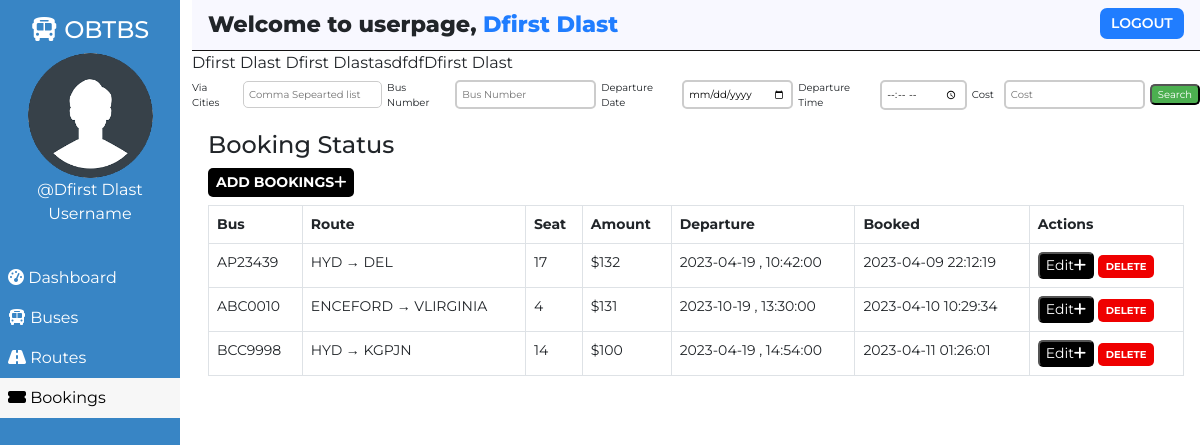
Page /Online_Bus_Portal/admin/user_booking.php (signed in) on the committed database.
### tables this page shows
CREATE TABLE `customers` (
  `id` int(100) NOT NULL,
  `customer_id` varchar(255) NOT NULL,
  `customer_name` varchar(30) NOT NULL,
  `customer_phone` varchar(10) NOT NULL,
  `customer_password` varchar(255) NOT NULL,
  `customer_created` datetime NOT NULL DEFAULT CURRENT_TIMESTAMP
);

CREATE TABLE `bookings` (
  `id` int(100) NOT NULL,
  `booking_id` varchar(255) NOT NULL DEFAULT '',
  `customer_id` varchar(255) NOT NULL,
  `route_id` varchar(255) NOT NULL,
  `customer_route` varchar(200) NOT NULL,
  `booked_amount` int(100) NOT NULL,
  `booked_seat` varchar(100) NOT NULL,
  `booking_created` datetime NOT NULL DEFAULT CURRENT_TIMESTAMP
);

CREATE TABLE `routes` (
  `id` int(100) NOT NULL,
  `route_id` varchar(255) NOT NULL,
  `bus_no` varchar(155) NOT NULL,
  `route_cities` varchar(255) NOT NULL,
  `route_from` varchar(255) NOT NULL,
  `route_to` varchar(255) NOT NULL,
  `route_dep_date` date NOT NULL,
  `route_journey_time` int(100) NOT NULL DEFAULT '0',
  `route_dep_time` time NOT NULL,
  `route_step_cost` int(100) NOT NULL,
  `route_created` datetime NOT NULL DEFAULT CURRENT_TIMESTAMP
);

### Online_Bus_Portal/assets/partials/_functions.php (called while the page is built, shortened)
<?php
    function get_from_table($conn, $table, $primaryKey, $pKeyValue, $toget)
    {
        $sql = "SELECT * FROM $table WHERE $primaryKey='$pKeyValue'";
        $result = mysqli_query($conn, $sql);
        $row = mysqli_fetch_assoc($result);
        if($row)
        {
            return $row["$toget"];
        }
        return false;
    }
?>

### Online_Bus_Portal/admin/user_booking.php (the view, shortened to what this page needs)
<!DOCTYPE html>
<html lang="en">
<head>
    <link href="https://cdn.jsdelivr.net/npm/bootstrap@5.0.1/dist/css/bootstrap.min.css" rel="stylesheet">
    <?php
        $page="booking";
    ?>
</head>
<body>
    <?php require '../assets/partials/_user-header.php';?>
    <?php echo $user_name?>
<?php
            $customer_name = $user_name;
            echo $customer_name;
            $sql= "SELECT * FROM `customers` WHERE customer_name = '$customer_name'";
            echo "asdfdf".$customer_name;
            $result= mysqli_query($conn,$sql);
            $row = mysqli_fetch_assoc($result);
            $customer_id = $row["customer_id"];
            ?>
    <form method="GET" style = " display: flex;
  flex-direction: row;
  align-items: center;
  font-size: 10px;  ">
  <label for="viaCities" style= "margin-right: 5px; " >Via Cities</label>
  <input type="text" name="viaCities" id="viaCities" placeholder="Comma Sepearted list" style = "
           padding: 5px;
     margin: 5px;
       border-radius: 5px;
       border: 1px solid #ccc;
">
  <br>
  <label for="busno" style= "margin-right: 5px;">Bus Number</label>
  <input type="text" name="busno" id="busno"  placeholder="Bus Number" style = "  margin: 5px;
    padding: 5px;
    border-radius: 5px;
    border: 2px solid #ccc;
    "
  <br>
  <label for="date" style= "margin-right: 5px;">Departure Date</label>
  <input type="date" name="dep_date" id="date" style = "  margin: 5px;
    padding: 5px;
    border-radius: 5px;
    border: 2px solid #ccc;
   " >
  <br>
 <label for="time" style= "margin-right: 5px;">Departure Time</label>
 <input type="time" name="dep_time" id="time" style = "   margin: 5px;
    padding: 5px;
    border-radius: 5px;
    border: 2px solid #ccc;
    ">
 <br>
<label for="stepCost" style= "margin-right: 5px;">Cost</label>
<input type="stepCost" name="cost" id="stepCost" placeholder="Cost" style = "   margin: 5px;
   padding: 5px;
   border-radius: 5px;
   border: 2px solid #ccc;
   ">
<br>
  <input type="submit" value="Search" style = " background-color: #4CAF50;
    color: white;
       border-radius: 5px;
    cursor: pointer; ">
</form>
        <?php
            $resultSql = "SELECT * FROM `bookings` WHERE `customer_id`='$customer_id'";
            $resultSqlResult = mysqli_query($conn, $resultSql);
            if(!mysqli_num_rows($resultSqlResult)){ ?>
                <div class="container mt-4">
                    <div id="noCustomers" class="alert alert-dark " role="alert">
                        <h1 class="alert-heading">No Bookings Found!!</h1>
                        <p class="fw-light">Be the first person to add one!</p>
                        <hr>
                        <div id="addCustomerAlert" class="alert alert-success" role="alert">
                                Click on <button id="add-button" class="button btn-sm"type="button"data-bs-toggle="modal" data-bs-target="#addModal">ADD <i class="fas fa-plus"></i></button> to add a booking!
                        </div>
                    </div>
                </div>
            <?php }
            else { ?>
            <section id="booking">
                <div id="head">
                    <h4>Booking Status</h4>
                </div>
                <div id="booking-results">
                    <div>
                        <button id="add-button" class="button btn-sm"type="button"data-bs-toggle="modal" data-bs-target="#addModal">Add Bookings<i class="fas fa-plus"></i></button>
                    </div>
                    <table class="table table-hover table-bordered">
                        <thead>
                            <th>Bus</th>
                            <th>Route</th>
                            <th>Seat</th>
                            <th>Amount</th>
                            <th>Departure</th>
                            <th>Booked</th>
                            <th>Actions</th>
                        </thead>
                        <?php
                            while($row = mysqli_fetch_assoc($resultSqlResult))
                            {
                                $id = $row["id"];
                                $route_id = $row["route_id"];
                                $bus_no = get_from_table($conn, "routes", "route_id", $route_id, "bus_no");
                                $route = $row["customer_route"];
                                $booked_seat = $row["booked_seat"];
                                $booked_amount = $row["booked_amount"];
                                $dep_date = get_from_table($conn, "routes", "route_id", $route_id, "route_dep_date");
                                $dep_time = get_from_table($conn, "routes", "route_id", $route_id, "route_dep_time");
                                $booked_timing = $row["booking_created"];
                        ?>
                        <tr>
                            <td>
                                <?php
                                    echo $bus_no;
                                ?>
                            </td>
                            <td>
                                <?php
                                    echo $route;
                                ?>
                            </td>
                            <td>
                                <?php
                                    echo $booked_seat;
                                ?>
                            </td>
                            <td>
                                <?php
                                    echo '$'.$booked_amount;
                                ?>
                            </td>
                            <td>
                                <?php
                                    echo $dep_date . " , ". $dep_time;
                                ?>
                            </td>
                            <td>
                                <?php
                                    echo $booked_timing;
                                ?>
                            </td>
                            <td>
                               <button id="add-button" class="edit" type="button" data-bs-toggle="modal" data-bs-target="#addModal">Edit<i class="fas fa-plus"></i></button>
                                <button class="button delete-button btn-sm" data-bs-toggle="modal" data-bs-target="#deleteModal"
                                data-id="<?php
                                                echo $id;?>" data-bookedseat="<?php
                                                echo $booked_seat;
                                            ?>" data-routeid="<?php
                                            echo $route_id;
                                        ?>"> Delete</button>
                            </td>
                        </tr>
                        <?php
                        }
                    ?>
                    </table>
                </div>
            </section>
            <?php } ?>
        </div>
    </main>
</body>
</html>

### Online_Bus_Portal/assets/partials/_user-header.php (shortened to what this page needs)
<?php
    require_once '_functions.php';
    $conn = db_connect();
    $user_id = $_SESSION['user_id'];
    $sql = "SELECT * FROM customers WHERE customer_id = '$user_id';";
    $result = mysqli_query($conn, $sql);
    if($row = mysqli_fetch_assoc($result))
    {
        $user_name = $row['customer_name'];
    }
?>
    <main id="container">
        <div id="sidebar">
            <h4><i class="fas fa-bus"></i> OBTBS</h4>
            <div>
                <img class="adminDp" src="../assets/img/userav-min.png" height="125px" alt="Admin Profile Pic">
                <p>
                    <?php  echo '@'.$user_name;  ?>
                </p>
                <p>Username</p>
            </div>
            <ul id="options">
                <li class="option <?php if($page=='dashboard'){ echo 'active';}?>">
                    <a href="./user_dashboard.php">
                    <i class="fas fa-tachometer-alt"></i> Dashboard
                    </a>
                </li>
                <li class="option <?php if($page=='bus'){ echo 'active';}?>">
                    <a href="./user_bus.php">
                    <i class="fas fa-bus"></i> Buses
                    </a>
                </li>
                <li class="option <?php if($page=='route'){ echo 'active';}?>">
                    <a href="./user_route.php">
                    <i class="fas fa-road"></i> Routes
                    </a>
                </li>
                <li class="option <?php if($page=='booking'){ echo 'active';}?>">
                    <a href="./user_booking.php">
                    <i class="fas fa-ticket-alt"></i> Bookings
                    </a>
                </li>
            </ul>
        </div>
        <div id="main-content">
            <section id="welcome">
                <ul>
                    <li class="welcome-item">Welcome to userpage,
                        <span id="USER">
                            <?php
                                echo $user_name;
                            ?>
                        </span>
                    </li>
                    <li class="welcome-item">
                        <button id="logout" class="btn-sm">
                            <a href="../assets/partials/_logout.php">LOGOUT</a>
                        </button>
                    </li>
                </ul>
            </section>

### Online_Bus_Portal/assets/styles/admin.php (style rules this page uses)
body { margin: 0; box-sizing: border-box; font-family: 'Montserrat', sans-serif; background-color: white; }
html { scroll-behavior: smooth; }
*, *::after, *::before { box-sizing: inherit; }
#USER { color: #207DFF; }
.adminDp { border-radius: 50%; }
#welcome { background-color: #F8F8FF; border-bottom: 1px solid rgb(19, 18, 18); }
#welcome ul { display: flex; justify-content: space-between; list-style-type: none; padding: 0; margin: 0; }
#welcome li { margin: 0 1rem; padding: 0.5rem 0; }
#welcome li:first-child { font-weight: 800; font-size: 1.4rem; }
#logout { padding: 0.3rem 0.7rem; background-color: #207DFF; font-weight: 600; outline: none; border: none; border-radius: 7px; }
#logout a { color: white; text-decoration: none; }
@media only screen and (min-width:1000px) { #sidebar { text-align: center; background-color: #3885c5; color: white; width: 15%; position: fixed; top: 0%; padding-top: 1rem; z-index: 2; height: 100vh; } }
@media only screen and (min-width:1000px) { #sidebar p { margin: 0; } }
@media only screen and (min-width:1000px) { #sidebar ul { margin-top: 2rem; } }
@media only screen and (min-width:1000px) { #options { list-style-type: none; text-align: left; padding-left: 0; } }
@media only screen and (min-width:1000px) { .option a { display: block; padding: 0.5rem; text-decoration: none; color: inherit; } }
@media only screen and (min-width:1000px) { .active { background-color:#f7f7f7; color:black; } }
@media only screen and (min-width:1000px) { #main-content { margin-left: 16%; } }

### Online_Bus_Portal/assets/styles/admin-options.php (style rules this page uses)
* { font-family: Montserrat; }
#booking #head, #customer #head, #route #head, #seat #head, #bus #head { padding-top: 1rem; }
#booking, #customer, #route, #bus, #seat { padding: 0 1rem; }
#booking-results > div, #customer-results > div, #route-results > div, #bus-results > div { margin-bottom: 0.5rem; }
#booking-results button, #customer-results button, #route button, #bus-results button { border-radius: 5px; }
.button { border: none; font-weight: bold; text-transform: uppercase; }
#add-button { background-color: black; color: white; }
table { font-size: 14px; }
table th,td { padding-left: 0.3rem; }
table button { color: white; }
.delete-button { background-color: #EF0000; }
.edit-button, .delete-button { font-size: 10px }

### rows in the picture
customers: customer_name "Dfirst Dlast"
bookings: route.bus_no "AP23439", customer_route "HYD → DEL", booked_seat "17", booked_amount "132", route.route_dep_date "2023-04-19", route.route_dep_time "10:42:00", booking_created "2023-04-09 22:12:19"
bookings: route.bus_no "ABC0010", customer_route "ENCEFORD → VLIRGINIA", booked_seat "4", booked_amount "131", route.route_dep_date "2023-10-19", route.route_dep_time "13:30:00", booking_created "2023-04-10 10:29:34"
bookings: route.bus_no "BCC9998", customer_route "HYD → KGPJN", booked_seat "14", booked_amount "100", route.route_dep_date "2023-04-19", route.route_dep_time "14:54:00", booking_created "2023-04-11 01:26:01"
